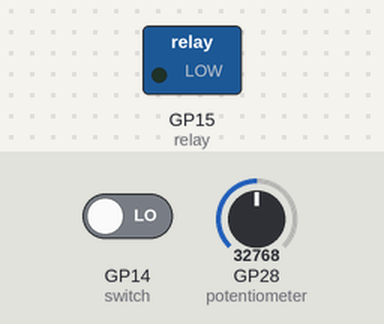
This program was run on a simulated Raspberry Pi Pico running MicroPython. Parts: switched loads named in the program (green lamp = pin HIGH). Wiring (from the project's diagram.json): switch on GP14, relay on GP15, potentiometer on GP27, potentiometer on GP28. Inputs (shaded band) come from the test bench; at power-on: GP14 (switch) LOW, GP28 (potentiometer) = 32768 (analog values on the 0–65535 scale).

Above: at 1.2 s.
1.3 s: GP14 (switch) driven HIGH
At 1.7 s:
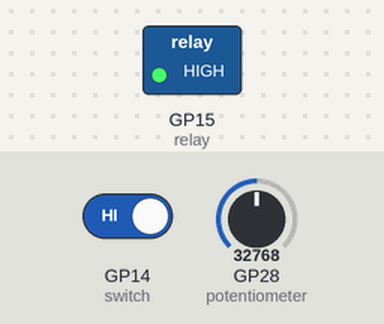
Timing chart, 0 to 8.8 s (numbered marks = the images above; inputs shaded):
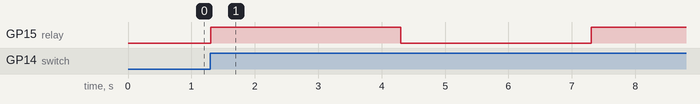

Measured:
- after the input at 1.3 s, GP15 (relay): LOW → HIGH at once, → LOW 3.0 s later, → HIGH 3.0 s later

The program:

main.py
```python
import asyncio

from asyncio import Event, Task
from machine import Pin, ADC


class Slider:
    minimum: int
    maximum: int

    pin: ADC

    def __init__(self, pin: int, minimum: int = 1000, maximum: int = 5000):
        self.minimum = minimum
        self.maximum = maximum
        self.pin = ADC(Pin(pin))

    def value(self) -> int:
        return int(self.pin.read_u16() / 65535 * (self.maximum - self.minimum) + self.minimum)


class WigWag:
    enable: Event

    relay: Pin
    switch: Pin

    on_slider: Slider
    off_slider: Slider

    watch_task: Task
    run_task: Task

    def __init__(self, relay_pin: int, switch_pin: int, on_slider: Slider, off_slider: Slider):
        self.enable = Event()

        self.relay = Pin(relay_pin, Pin.OUT)
        self.switch = Pin(switch_pin, Pin.IN, Pin.PULL_UP)

        self.on_slider = on_slider
        self.off_slider = off_slider

    def start(self):
        self.watch_task = asyncio.create_task(self._watch())
        self.run_task = asyncio.create_task(self._run())

    def stop(self):
        self.watch_task.cancel()
        self.run_task.cancel()
        self.enable.clear()

    async def _watch(self):
        while True:
            if self.switch.value():
                self.enable.set()
            else:
                self.enable.clear()
            await asyncio.sleep_ms(100)

    async def _run(self):
        while True:
            await self.enable.wait()
            self.relay.on()
            await asyncio.sleep_ms(self.on_slider.value())
            self.relay.off()
            await asyncio.sleep(0)
            if self.enable.is_set():
                await asyncio.sleep_ms(self.off_slider.value())

async def main():
    on_slider = Slider(28)
    off_slider = Slider(27)

    w = WigWag(15, 14, on_slider, off_slider)

    w.start()

    while True:
        await asyncio.sleep_ms(100)

asyncio.run(main())
```
